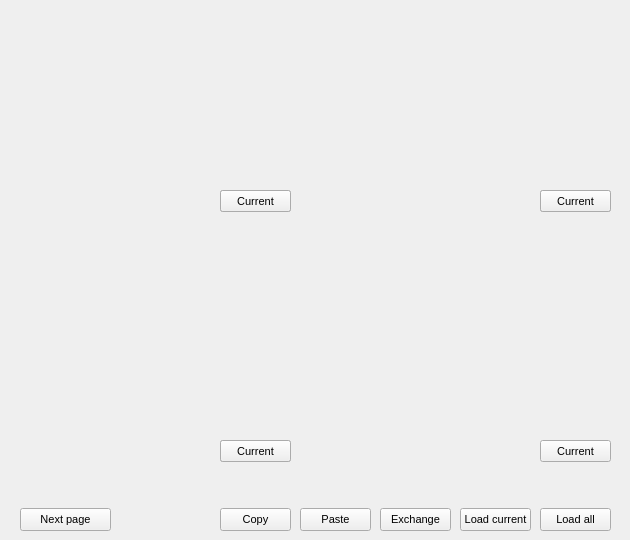
    <widget class="QWidget" name="tab_banks">
     <property name="toolTip">
      <string/>
     </property>
     <attribute name="title">
      <string>Banks</string>
     </attribute>
     <widget class="QFrame" name="frame_bank_1">
      <property name="geometry">
       <rect>
        <x>10</x>
        <y>0</y>
        <width>611</width>
        <height>511</height>
       </rect>
      </property>
      <property name="frameShape">
       <enum>QFrame::NoFrame</enum>
      </property>
      <widget class="QBank" name="widget_bank_2" native="true">
       <property name="geometry">
        <rect>
         <x>320</x>
         <y>10</y>
         <width>291</width>
         <height>241</height>
        </rect>
       </property>
       <widget class="QPushButton" name="pshBut_bank_cur_2">
        <property name="geometry">
         <rect>
          <x>210</x>
          <y>180</y>
          <width>71</width>
          <height>22</height>
         </rect>
        </property>
        <property name="font">
         <font>
          <pointsize>8</pointsize>
         </font>
        </property>
        <property name="toolTip">
         <string>Set the current bank to be edited</string>
        </property>
        <property name="text">
         <string>Current</string>
        </property>
        <property name="checkable">
         <bool>true</bool>
        </property>
       </widget>
      </widget>
      <widget class="QBank" name="widget_bank_3" native="true">
       <property name="geometry">
        <rect>
         <x>0</x>
         <y>260</y>
         <width>291</width>
         <height>241</height>
        </rect>
       </property>
       <widget class="QPushButton" name="pshBut_bank_cur_3">
        <property name="geometry">
         <rect>
          <x>210</x>
          <y>180</y>
          <width>71</width>
          <height>22</height>
         </rect>
        </property>
        <property name="font">
         <font>
          <pointsize>8</pointsize>
         </font>
        </property>
        <property name="toolTip">
         <string>Set the current bank to be edited</string>
        </property>
        <property name="text">
         <string>Current</string>
        </property>
        <property name="checkable">
         <bool>true</bool>
        </property>
       </widget>
      </widget>
      <widget class="QBank" name="widget_bank_1" native="true">
       <property name="geometry">
        <rect>
         <x>0</x>
         <y>10</y>
         <width>291</width>
         <height>241</height>
        </rect>
       </property>
       <widget class="QPushButton" name="pshBut_bank_cur_1">
        <property name="geometry">
         <rect>
          <x>210</x>
          <y>180</y>
          <width>71</width>
          <height>22</height>
         </rect>
        </property>
        <property name="font">
         <font>
          <pointsize>8</pointsize>
         </font>
        </property>
        <property name="toolTip">
         <string>Set the current bank to be edited</string>
        </property>
        <property name="text">
         <string>Current</string>
        </property>
        <property name="checkable">
         <bool>true</bool>
        </property>
        <property name="checked">
         <bool>true</bool>
        </property>
       </widget>
      </widget>
      <widget class="QBank" name="widget_bank_4" native="true">
       <property name="geometry">
        <rect>
         <x>320</x>
         <y>260</y>
         <width>291</width>
         <height>241</height>
        </rect>
       </property>
       <widget class="QPushButton" name="pshBut_bank_cur_4">
        <property name="geometry">
         <rect>
          <x>210</x>
          <y>180</y>
          <width>71</width>
          <height>22</height>
         </rect>
        </property>
        <property name="font">
         <font>
          <pointsize>8</pointsize>
         </font>
        </property>
        <property name="toolTip">
         <string>Set the current bank to be edited</string>
        </property>
        <property name="text">
         <string>Current</string>
        </property>
        <property name="checkable">
         <bool>true</bool>
        </property>
       </widget>
      </widget>
     </widget>
     <widget class="QFrame" name="frame_bank_2">
      <property name="geometry">
       <rect>
        <x>10</x>
        <y>0</y>
        <width>611</width>
        <height>511</height>
       </rect>
      </property>
      <property name="frameShape">
       <enum>QFrame::NoFrame</enum>
      </property>
      <widget class="QBank" name="widget_bank_5" native="true">
       <property name="geometry">
        <rect>
         <x>0</x>
         <y>10</y>
         <width>291</width>
         <height>241</height>
        </rect>
       </property>
       <widget class="QPushButton" name="pshBut_bank_cur_5">
        <property name="geometry">
         <rect>
          <x>210</x>
          <y>180</y>
          <width>71</width>
          <height>22</height>
         </rect>
        </property>
        <property name="font">
         <font>
          <pointsize>8</pointsize>
         </font>
        </property>
        <property name="toolTip">
         <string>Set the current bank to be edited</string>
        </property>
        <property name="text">
         <string>Current</string>
        </property>
        <property name="checkable">
         <bool>true</bool>
        </property>
       </widget>
      </widget>
      <widget class="QBank" name="widget_bank_7" native="true">
       <property name="geometry">
        <rect>
         <x>0</x>
         <y>260</y>
         <width>291</width>
         <height>241</height>
        </rect>
       </property>
       <widget class="QPushButton" name="pshBut_bank_cur_7">
        <property name="geometry">
         <rect>
          <x>210</x>
          <y>180</y>
          <width>71</width>
          <height>22</height>
         </rect>
        </property>
        <property name="font">
         <font>
          <pointsize>8</pointsize>
         </font>
        </property>
        <property name="toolTip">
         <string>Set the current bank to be edited</string>
        </property>
        <property name="text">
         <string>Current</string>
        </property>
        <property name="checkable">
         <bool>true</bool>
        </property>
       </widget>
      </widget>
      <widget class="QBank" name="widget_bank_6" native="true">
       <property name="geometry">
        <rect>
         <x>320</x>
         <y>10</y>
         <width>291</width>
         <height>241</height>
        </rect>
       </property>
       <widget class="QPushButton" name="pshBut_bank_cur_6">
        <property name="geometry">
         <rect>
          <x>210</x>
          <y>180</y>
          <width>71</width>
          <height>22</height>
         </rect>
        </property>
        <property name="font">
         <font>
          <pointsize>8</pointsize>
         </font>
        </property>
        <property name="toolTip">
         <string>Set the current bank to be edited</string>
        </property>
        <property name="text">
         <string>Current</string>
        </property>
        <property name="checkable">
         <bool>true</bool>
        </property>
       </widget>
      </widget>
     </widget>
     <widget class="QPushButton" name="pshBut_nextBank">
      <property name="geometry">
       <rect>
        <x>20</x>
        <y>508</y>
        <width>91</width>
        <height>23</height>
       </rect>
      </property>
      <property name="font">
       <font>
        <pointsize>8</pointsize>
       </font>
      </property>
      <property name="toolTip">
       <string>Change the current instrument page </string>
      </property>
      <property name="text">
       <string>Next page</string>
      </property>
     </widget>
     <widget class="QPushButton" name="pshBut_loadAll">
      <property name="geometry">
       <rect>
        <x>540</x>
        <y>508</y>
        <width>71</width>
        <height>23</height>
       </rect>
      </property>
      <property name="font">
       <font>
        <pointsize>8</pointsize>
       </font>
      </property>
      <property name="text">
       <string>Load all</string>
      </property>
     </widget>
     <widget class="QPushButton" name="pshBut_loadCurrent">
      <property name="geometry">
       <rect>
        <x>460</x>
        <y>508</y>
        <width>71</width>
        <height>23</height>
       </rect>
      </property>
      <property name="font">
       <font>
        <pointsize>8</pointsize>
       </font>
      </property>
      <property name="text">
       <string>Load current</string>
      </property>
     </widget>
     <widget class="QPushButton" name="pshBut_copyBank">
      <property name="geometry">
       <rect>
        <x>220</x>
        <y>508</y>
        <width>71</width>
        <height>23</height>
       </rect>
      </property>
      <property name="font">
       <font>
        <pointsize>8</pointsize>
       </font>
      </property>
      <property name="text">
       <string>Copy</string>
      </property>
     </widget>
     <widget class="QPushButton" name="pshBut_pasteBank">
      <property name="geometry">
       <rect>
        <x>300</x>
        <y>508</y>
        <width>71</width>
        <height>23</height>
       </rect>
      </property>
      <property name="font">
       <font>
        <pointsize>8</pointsize>
       </font>
      </property>
      <property name="text">
       <string>Paste</string>
      </property>
     </widget>
     <widget class="QPushButton" name="pshBut_exchangeBank">
      <property name="geometry">
       <rect>
        <x>380</x>
        <y>508</y>
        <width>71</width>
        <height>23</height>
       </rect>
      </property>
      <property name="font">
       <font>
        <pointsize>8</pointsize>
       </font>
      </property>
      <property name="text">
       <string>Exchange</string>
      </property>
     </widget>
    </widget>
